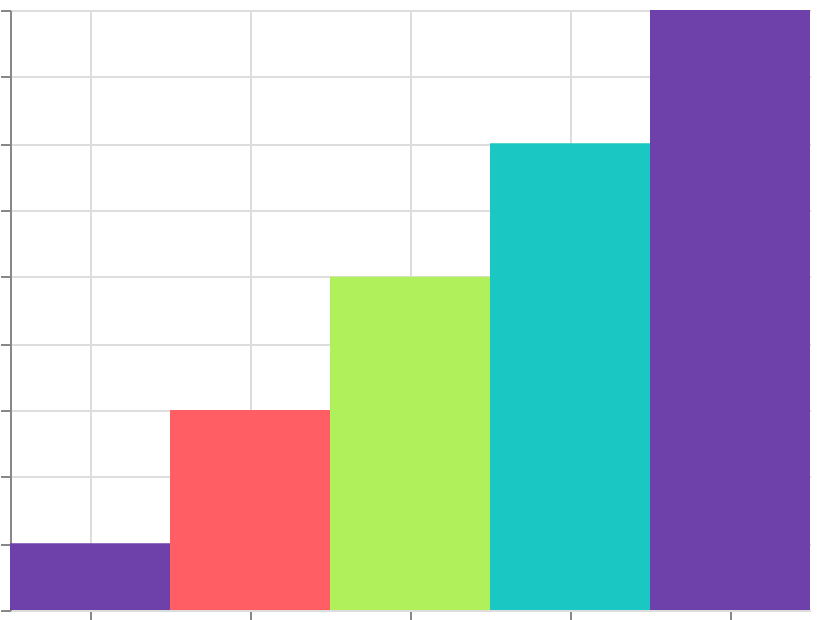

Express this chart as Vega-Lite.
### Vega specification from a JSON file in a GitHub repository (floating-point values rounded to 4 significant figures)
{"$schema": "https://vega.github.io/schema/vega/v6.json", "width": 400, "height": 300, "padding": 5, "autosize": "none", "data": [{"name": "table", "values": [{"cat": "A", "val": 10}, {"cat": "B", "val": 30}, {"cat": "C", "val": 50}, {"cat": "D", "val": 70}, {"cat": "E", "val": 90}]}], "scales": [{"name": "x", "type": "band", "domain": {"data": "table", "field": "cat", "sort": true}, "range": "width"}, {"name": "y", "type": "linear", "domain": {"data": "table", "field": "val"}, "range": [{"signal": "height"}, 0], "zero": true, "nice": true}, {"name": "color", "type": "linear", "domain": {"data": "table", "field": "val"}, "range": {"scheme": "rainbow"}}], "marks": [{"type": "rect", "from": {"data": "table"}, "encode": {"update": {"x": {"scale": "x", "field": "cat"}, "width": {"scale": "x", "band": 1}, "y": {"scale": "y", "field": "val"}, "y2": {"scale": "y", "value": 0}, "fill": {"scale": "color", "field": "val"}}}}], "axes": [{"scale": "x", "orient": "bottom", "grid": true, "labels": false}, {"scale": "y", "orient": "left", "grid": true, "labels": false}], "legends": [{"fill": "color"}]}
